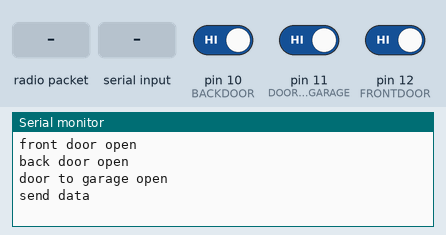
A sketch run on a simulated Arduino Uno, built with avr-gcc and run on an emulated ATmega328P. On the bench: the last lines printed to the serial monitor. The test bench sets the inputs (shaded band); at power-on: pin 10 (BACKDOOR) HIGH, pin 11 (DOORTOGARAGE) HIGH, pin 12 (FRONTDOOR) HIGH. No radio packets arrive unless stated.

Above: at 1.2 s.
1.3 s: pin 10 (BACKDOOR) driven LOW
At 1.9 s:
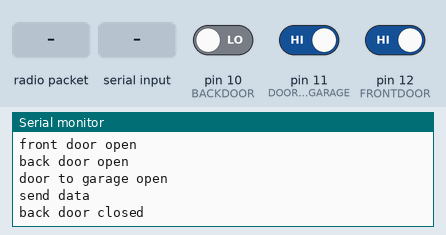
2.8 s: pin 11 (DOORTOGARAGE) driven LOW
At 4.0 s:
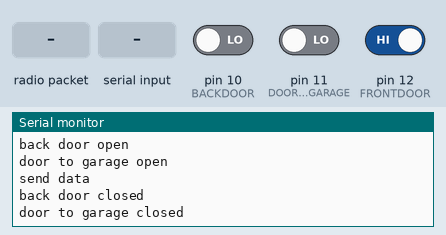
4.3 s: pin 12 (FRONTDOOR) driven LOW
At 5.4 s:
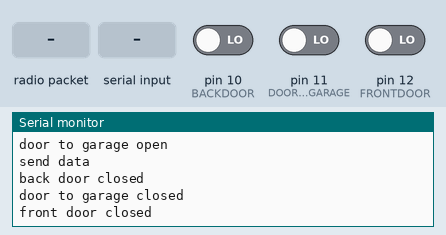
5.8 s: radio packet "1" arrives
At 6.5 s:
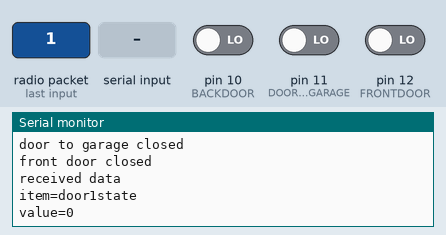
7.3 s: "90,45\n" received over Serial
At 7.62 s:
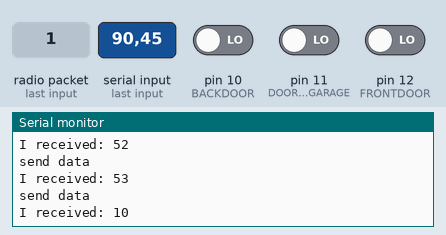
Timing chart, 0 to 9.8 s (numbered marks = the images above; inputs shaded):
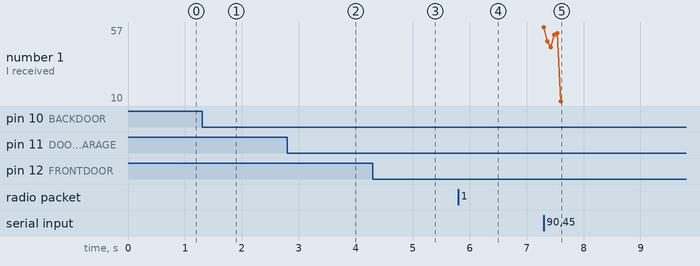

Measured:
- after the input at 1.3 s, the serial monitor: prints a new line at once (image 1)
- after the input at 2.8 s, the serial monitor: prints a new line at once (image 2)
- after the input at 4.3 s, the serial monitor: prints a new line at once (image 3)
- after the input at 5.8 s, the serial monitor: prints a new line at once (image 4)
- after the input at 7.3 s, the serial monitor: prints a new line at once (image 5)

The sketch:

transmitter.ino
```cpp
#include <TimedAction.h>

#include <VirtualWire.h>
#include <EasyTransferVirtualWire.h>

const int transmit_pin = 2;
const int receive_pin = 3;

//pins
#define FRONTDOOR 12
#define BACKDOOR 10
#define DOORTOGARAGE 11

//commands
#define DOOR1OPEN 0
#define DOOR1CLOSE 1
#define DOOR2OPEN 2
#define DOOR2CLOSE 3
#define LIGHT1ON 4
#define LIGHT1OFF 5
#define STATUS 6

//status
#define DOOR1STATE 0
#define DOOR2STATE 1
#define LIGHT1STATE 2
#define LIGHT2STATE 3
#define TEMP1 4
#define LIGHTLEVEL1 5
#define LIGHTLEVEL2 6
#define FREEZEWARNING 7

int frontdoorstate;
int backdoorstate;
int doortogaragestate;

//create object
EasyTransferVirtualWire ETin, ETout;

struct SEND_DATA_STRUCTURE{
  //put your variable definitions here for the data you want to receive
  //THIS MUST BE EXACTLY THE SAME ON THE OTHER ARDUINO
  int command;
  int extra;
};

struct RECEIVE_DATA_STRUCTURE{
  //put your variable definitions here for the data you want to receive
  //THIS MUST BE EXACTLY THE SAME ON THE OTHER ARDUINO
  int item;
  int value;
};


//give a name to the group of data
RECEIVE_DATA_STRUCTURE rxdata;
SEND_DATA_STRUCTURE txdata;

TimedAction timedActionGL = TimedAction(600000,garagelighttimeout);

void setup(){
  Serial.begin(9600);           // set up Serial library at 9600 bps

  //start the library, pass in the data details
  ETin.begin(details(rxdata));
  ETout.begin(details(txdata));

  // Initialise the IO and ISR
  vw_set_tx_pin(transmit_pin);
  vw_set_rx_pin(receive_pin);
  vw_set_ptt_inverted(true); // Required for DR3100
  vw_setup(2000);	 // Bits per sec

  vw_rx_start();

  pinMode(FRONTDOOR, INPUT);        // switchPin is an input
  pinMode(BACKDOOR, INPUT);        // switchPin is an input
  pinMode(DOORTOGARAGE, INPUT);        // switchPin is an input
  digitalWrite(FRONTDOOR, HIGH);    // Activate internal pullup resistor
  digitalWrite(BACKDOOR, HIGH);    // Activate internal pullup resistor
  digitalWrite(DOORTOGARAGE, HIGH);    // Activate internal pullup resistor

  timedActionGL.disable();
}

void loop(){

  //timedAction.check();

  int readdoorswitch1=digitalRead(FRONTDOOR);
  if (frontdoorstate!=readdoorswitch1) {
    frontdoorstate=readdoorswitch1;
    if (frontdoorstate==1){
      Serial.println("front door open");
    } else {
      Serial.println("front door closed");
    }
  }

  int readdoorswitch2=digitalRead(BACKDOOR);
  if (backdoorstate!=readdoorswitch2) {
    backdoorstate=readdoorswitch2;
    if (backdoorstate==1){
      Serial.println("back door open");
    } else {
      Serial.println("back door closed");
    }
  }

   int readdoorswitch3=digitalRead(DOORTOGARAGE);
   if (doortogaragestate!=readdoorswitch3) {
    doortogaragestate=readdoorswitch3;
    if (doortogaragestate==1){
      Serial.println("door to garage open");
      sendcommand(LIGHT1ON,-1);
      timedActionGL.reset();
      timedActionGL.enable();
    } else {
      Serial.println("door to garage closed");
    }
  }

  if (Serial.available() > 0) {
     // we receive a char representing an integer. let's converto to int
    char incomingCommand = Serial.read();

    // say what you got:
    Serial.print("I received: ");
    Serial.println(incomingCommand, DEC);

    incomingCommand=incomingCommand-48;

    if (incomingCommand<=5) {
      sendcommand(incomingCommand,-1);
    } else {
      sendcommand(6,incomingCommand-6);
    }
  }

  if(ETin.receiveData()){

    Serial.println("received data");

    Serial.print("item=");
     switch (rxdata.item) {
      case DOOR1STATE:
        Serial.println("door1state");
        break;
      case DOOR2STATE:
        Serial.println("door2state");
        break;
      case LIGHT1STATE:
        Serial.println("light1state");
        break;
      case LIGHT2STATE:
        Serial.println("light2state");
        break;
      case TEMP1:
        Serial.println("temp1");
        break;
      case LIGHTLEVEL1:
        Serial.println("lightlevel1");
        break;
      case LIGHTLEVEL2:
        Serial.println("lightlevel2");
        break;
      case FREEZEWARNING:
        Serial.println("CHECK THE FREEZER... IT IS GETTING HOT");
        break;
    }

    Serial.print("value=");
    Serial.println(rxdata.value);

  }

  //turn light off after timeout
  timedActionGL.check();

}

void sendcommand(int command, int extra){
   //this is how you access the variables. [name of the group].[variable name]
  txdata.command = command;
  txdata.extra = extra;

  Serial.println("send data");
  //send the data
  ETout.sendData();
}

void garagelighttimeout(){
  Serial.println("light timeout");

  sendcommand(LIGHT1OFF,-1);
  timedActionGL.disable();
}
```
